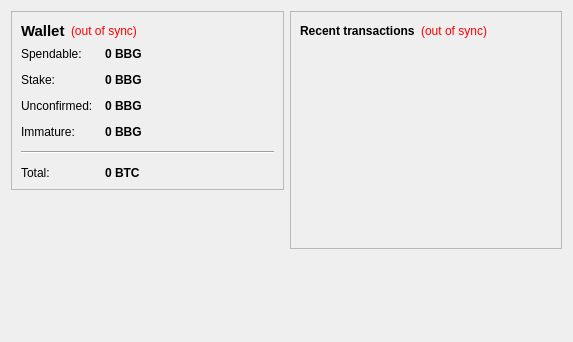
<?xml version="1.0" encoding="UTF-8"?>
<ui version="4.0">
 <class>OverviewPage</class>
 <widget class="QWidget" name="OverviewPage">
  <property name="geometry">
   <rect>
    <x>0</x>
    <y>0</y>
    <width>573</width>
    <height>342</height>
   </rect>
  </property>
  <property name="windowTitle">
   <string>Form</string>
  </property>
  <layout class="QHBoxLayout" name="horizontalLayout" stretch="1,1">
   <item>
    <layout class="QVBoxLayout" name="verticalLayout_2">
     <item>
      <widget class="QFrame" name="frame">
       <property name="frameShape">
        <enum>QFrame::StyledPanel</enum>
       </property>
       <property name="frameShadow">
        <enum>QFrame::Raised</enum>
       </property>
       <layout class="QVBoxLayout" name="verticalLayout_4">
        <item>
         <layout class="QHBoxLayout" name="horizontalLayout_4">
          <item>
           <widget class="QLabel" name="label_5">
            <property name="font">
             <font>
              <pointsize>11</pointsize>
              <weight>75</weight>
              <bold>true</bold>
             </font>
            </property>
            <property name="text">
             <string>Wallet</string>
            </property>
           </widget>
          </item>
          <item>
           <widget class="QLabel" name="labelWalletStatus">
            <property name="toolTip">
             <string>The displayed information may be out of date. Your wallet automatically synchronizes with the BbGold network after a connection is established, but this process has not completed yet.</string>
            </property>
            <property name="styleSheet">
             <string notr="true">QLabel { color: red; }</string>
            </property>
            <property name="text">
             <string notr="true">(out of sync)</string>
            </property>
            <property name="alignment">
             <set>Qt::AlignLeading|Qt::AlignLeft|Qt::AlignVCenter</set>
            </property>
           </widget>
          </item>
          <item>
           <spacer name="horizontalSpacer_2">
            <property name="orientation">
             <enum>Qt::Horizontal</enum>
            </property>
            <property name="sizeHint" stdset="0">
             <size>
              <width>40</width>
              <height>20</height>
             </size>
            </property>
           </spacer>
          </item>
         </layout>
        </item>
        <item>
         <layout class="QFormLayout" name="formLayout_2">
          <property name="fieldGrowthPolicy">
           <enum>QFormLayout::AllNonFixedFieldsGrow</enum>
          </property>
          <property name="horizontalSpacing">
           <number>12</number>
          </property>
          <property name="verticalSpacing">
           <number>12</number>
          </property>
          <item row="0" column="0">
           <widget class="QLabel" name="label">
            <property name="text">
             <string>Spendable:</string>
            </property>
           </widget>
          </item>
          <item row="0" column="1">
           <widget class="QLabel" name="labelBalance">
            <property name="font">
             <font>
              <weight>75</weight>
              <bold>true</bold>
             </font>
            </property>
            <property name="cursor">
             <cursorShape>IBeamCursor</cursorShape>
            </property>
            <property name="toolTip">
             <string>Your current spendable balance</string>
            </property>
            <property name="text">
             <string notr="true">0 BBG</string>
            </property>
            <property name="textInteractionFlags">
             <set>Qt::LinksAccessibleByMouse|Qt::TextSelectableByKeyboard|Qt::TextSelectableByMouse</set>
            </property>
           </widget>
          </item>
          <item row="1" column="0">
           <widget class="QLabel" name="label_6">
            <property name="text">
             <string>Stake:</string>
            </property>
           </widget>
          </item>
          <item row="1" column="1">
           <widget class="QLabel" name="labelStake">
            <property name="font">
             <font>
              <weight>75</weight>
              <bold>true</bold>
             </font>
            </property>
            <property name="cursor">
             <cursorShape>IBeamCursor</cursorShape>
            </property>
            <property name="toolTip">
             <string>Total of coins that was staked, and do not yet count toward the current balance</string>
            </property>
            <property name="text">
             <string notr="true">0 BBG</string>
            </property>
            <property name="textInteractionFlags">
             <set>Qt::LinksAccessibleByMouse|Qt::TextSelectableByKeyboard|Qt::TextSelectableByMouse</set>
            </property>
           </widget>
          </item>
          <item row="2" column="0">
           <widget class="QLabel" name="label_3">
            <property name="text">
             <string>Unconfirmed:</string>
            </property>
           </widget>
          </item>
          <item row="2" column="1">
           <widget class="QLabel" name="labelUnconfirmed">
            <property name="font">
             <font>
              <weight>75</weight>
              <bold>true</bold>
             </font>
            </property>
            <property name="cursor">
             <cursorShape>IBeamCursor</cursorShape>
            </property>
            <property name="toolTip">
             <string>Total of transactions that have yet to be confirmed, and do not yet count toward the current balance</string>
            </property>
            <property name="text">
             <string notr="true">0 BBG</string>
            </property>
            <property name="textInteractionFlags">
             <set>Qt::LinksAccessibleByMouse|Qt::TextSelectableByKeyboard|Qt::TextSelectableByMouse</set>
            </property>
           </widget>
          </item>
          <item row="3" column="0">
           <widget class="QLabel" name="labelImmatureText">
            <property name="text">
             <string>Immature:</string>
            </property>
           </widget>
          </item>
          <item row="3" column="1">
           <widget class="QLabel" name="labelImmature">
            <property name="font">
             <font>
              <weight>75</weight>
              <bold>true</bold>
             </font>
            </property>
            <property name="toolTip">
             <string>Mined balance that has not yet matured</string>
            </property>
            <property name="text">
             <string notr="true">0 BBG</string>
            </property>
            <property name="textInteractionFlags">
             <set>Qt::LinksAccessibleByMouse|Qt::TextSelectableByKeyboard|Qt::TextSelectableByMouse</set>
            </property>
           </widget>
          </item>
          <item row="4" column="0" colspan="2">
           <widget class="Line" name="line">
            <property name="orientation">
             <enum>Qt::Horizontal</enum>
            </property>
           </widget>
          </item>
          <item row="5" column="0">
           <widget class="QLabel" name="labelTotalText">
            <property name="text">
             <string>Total:</string>
            </property>
           </widget>
          </item>
          <item row="5" column="1">
           <widget class="QLabel" name="labelTotal">
            <property name="font">
             <font>
              <weight>75</weight>
              <bold>true</bold>
             </font>
            </property>
            <property name="cursor">
             <cursorShape>IBeamCursor</cursorShape>
            </property>
            <property name="toolTip">
             <string>Your current total balance</string>
            </property>
            <property name="text">
             <string notr="true">0 BTC</string>
            </property>
            <property name="textInteractionFlags">
             <set>Qt::LinksAccessibleByMouse|Qt::TextSelectableByKeyboard|Qt::TextSelectableByMouse</set>
            </property>
           </widget>
          </item>
         </layout>
        </item>
       </layout>
      </widget>
     </item>
     <item>
      <spacer name="verticalSpacer">
       <property name="orientation">
        <enum>Qt::Vertical</enum>
       </property>
       <property name="sizeHint" stdset="0">
        <size>
         <width>20</width>
         <height>40</height>
        </size>
       </property>
      </spacer>
     </item>
    </layout>
   </item>
   <item>
    <layout class="QVBoxLayout" name="verticalLayout_3">
     <item>
      <widget class="QFrame" name="frame_2">
       <property name="frameShape">
        <enum>QFrame::StyledPanel</enum>
       </property>
       <property name="frameShadow">
        <enum>QFrame::Raised</enum>
       </property>
       <layout class="QVBoxLayout" name="verticalLayout">
        <item>
         <layout class="QHBoxLayout" name="horizontalLayout_2">
          <item>
           <widget class="QLabel" name="label_4">
            <property name="text">
             <string>&lt;b&gt;Recent transactions&lt;/b&gt;</string>
            </property>
           </widget>
          </item>
          <item>
           <widget class="QLabel" name="labelTransactionsStatus">
            <property name="toolTip">
             <string>The displayed information may be out of date. Your wallet automatically synchronizes with the BbGold network after a connection is established, but this process has not completed yet.</string>
            </property>
            <property name="styleSheet">
             <string notr="true">QLabel { color: red; }</string>
            </property>
            <property name="text">
             <string notr="true">(out of sync)</string>
            </property>
            <property name="alignment">
             <set>Qt::AlignRight|Qt::AlignTrailing|Qt::AlignVCenter</set>
            </property>
           </widget>
          </item>
          <item>
           <spacer name="horizontalSpacer">
            <property name="orientation">
             <enum>Qt::Horizontal</enum>
            </property>
            <property name="sizeHint" stdset="0">
             <size>
              <width>40</width>
              <height>20</height>
             </size>
            </property>
           </spacer>
          </item>
         </layout>
        </item>
        <item>
         <widget class="QListView" name="listTransactions">
          <property name="styleSheet">
           <string notr="true">QListView { background: transparent; }</string>
          </property>
          <property name="frameShape">
           <enum>QFrame::NoFrame</enum>
          </property>
          <property name="verticalScrollBarPolicy">
           <enum>Qt::ScrollBarAlwaysOff</enum>
          </property>
          <property name="horizontalScrollBarPolicy">
           <enum>Qt::ScrollBarAlwaysOff</enum>
          </property>
          <property name="selectionMode">
           <enum>QAbstractItemView::NoSelection</enum>
          </property>
         </widget>
        </item>
       </layout>
      </widget>
     </item>
     <item>
      <spacer name="verticalSpacer_2">
       <property name="orientation">
        <enum>Qt::Vertical</enum>
       </property>
       <property name="sizeHint" stdset="0">
        <size>
         <width>20</width>
         <height>40</height>
        </size>
       </property>
      </spacer>
     </item>
    </layout>
   </item>
  </layout>
 </widget>
 <resources/>
 <connections/>
</ui>
